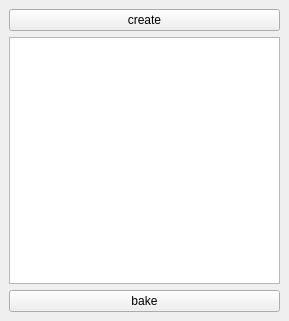
<?xml version="1.0" encoding="UTF-8"?>
<ui version="4.0">
 <class>MainWindow</class>
 <widget class="QMainWindow" name="MainWindow">
  <property name="geometry">
   <rect>
    <x>0</x>
    <y>0</y>
    <width>289</width>
    <height>321</height>
   </rect>
  </property>
  <property name="windowTitle">
   <string>MainWindow</string>
  </property>
  <property name="styleSheet">
   <string notr="true"/>
  </property>
  <widget class="QWidget" name="centralwidget">
   <property name="styleSheet">
    <string notr="true"/>
   </property>
   <layout class="QVBoxLayout" name="verticalLayout">
    <item>
     <widget class="QPushButton" name="createBtn">
      <property name="text">
       <string>create</string>
      </property>
     </widget>
    </item>
    <item>
     <layout class="QHBoxLayout" name="horizontalLayout">
      <item>
       <widget class="QListWidget" name="listWidget">
        <property name="editTriggers">
         <set>QAbstractItemView::AllEditTriggers</set>
        </property>
        <property name="selectionMode">
         <enum>QAbstractItemView::ExtendedSelection</enum>
        </property>
       </widget>
      </item>
     </layout>
    </item>
    <item>
     <widget class="QPushButton" name="bakeBtn">
      <property name="text">
       <string>bake</string>
      </property>
     </widget>
    </item>
   </layout>
  </widget>
 </widget>
 <resources/>
 <connections/>
</ui>
